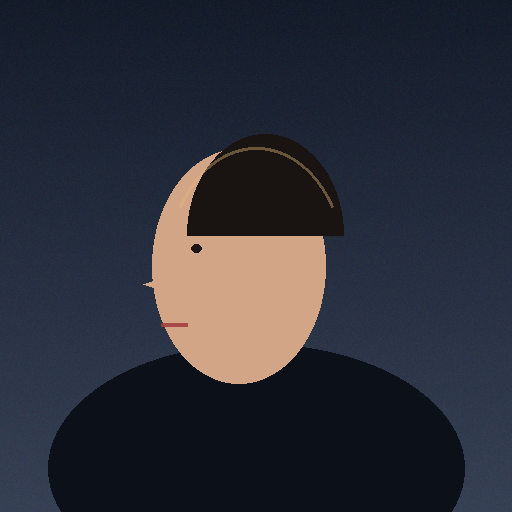
#> input picture character_profiles/max_images_char/ref_1.png, 512 x 512 px
$ python -i color_engine.py   (imports and definitions only)
#> lines starting #> are read from the running program, lines starting #| are printed output that depends on the picture
"""
CineFlow NLE Studio: DaVinci Resolve-Inspired Color Engine
==========================================================
Provides professional primary color grading, 3D LUT transformations, and real-time scopes:
- 3-Way Primary Color Wheels:
    * Lift (Shadows / Pedestal)
    * Gamma (Midtones)
    * Gain (Highlights)
    * Offset (Master color balance)
- Precision Primary Adjustments:
    * Color Temperature (Kelvin -100 to +100)
    * Tint (Green / Magenta -100 to +100)
    * Contrast curve with configurable Pivot
    * Saturation & Vibrance (0 to 200%)
    * Midtone Detail, Highlights & Shadows recovery
- 3D LUT Engine (.cube parser and 7 cinematic presets):
    * Kodak 2383 Film Print
    * Teal & Orange Neo
    * Matrix Green
    * CineLog Film
    * Bleach Bypass
    * Bollywood Warm
    * Moody Noir
- Real-Time Video Scopes:
    * RGB Parade (Red, Green, Blue channel distribution across 0-1023 IRE)
    * Luminance Waveform & Histogram
"""

from __future__ import annotations

import math
import os
from dataclasses import dataclass, field, asdict
from typing import Any, Dict, List, Optional, Tuple, Union

import numpy as np
from PIL import Image


@dataclass
class ColorWheelVector:
    """Represents the 2D chromaticity disc offset (x, y) and 1D master luminance slider."""
    x: float = 0.0  # -1.0 to +1.0 (Red-Cyan / Green-Magenta balance)
    y: float = 0.0  # -1.0 to +1.0 (Blue-Yellow balance)
    master: float = 0.0  # -1.0 to +1.0 (Luminance pedestal/gain/gamma)

    @property
    def angle(self) -> float:
        return math.atan2(self.y, self.x)

    @property
    def magnitude(self) -> float:
        return min(1.0, math.hypot(self.x, self.y))


@dataclass
class ColorGradeSettings:
    """Master color grading parameters for a clip or sequence."""
    lift: ColorWheelVector = field(default_factory=ColorWheelVector)
    gamma: ColorWheelVector = field(default_factory=ColorWheelVector)
    gain: ColorWheelVector = field(default_factory=ColorWheelVector)
    offset: ColorWheelVector = field(default_factory=ColorWheelVector)
    temperature: float = 0.0  # -100.0 (Cool) to +100.0 (Warm)
    tint: float = 0.0  # -100.0 (Green) to +100.0 (Magenta)
    contrast: float = 1.0  # 0.5 to 2.0 (1.0 = neutral)
    pivot: float = 0.435  # Midtone pivot point for contrast curve
    saturation: float = 100.0  # 0 to 200% (100.0 = neutral)
    vibrance: float = 0.0  # -100 to +100
    highlights: float = 0.0  # -100 to +100
    shadows: float = 0.0  # -100 to +100
    midtone_detail: float = 0.0  # -100 to +100
    lut_preset: Optional[str] = None  # e.g. "Kodak 2383 Film Print"

    # [17 lines left out: function to_dict, not called in this run]


class CineColorEngine:
    """
    Production-grade GPU/NumPy accelerated color grading engine.
    Transforms video frames according to DaVinci Resolve color mathematics.
    """

    CINEMATIC_LUTS = {
        "Kodak 2383 Film Print": {
            "description": "Legendary Hollywood 35mm motion picture print stock with rich warm skin tones and deep cyan shadows.",
            "matrix": np.array([[1.08, -0.04, -0.04], [-0.02, 1.04, -0.02], [-0.05, -0.03, 1.12]]),
            "temp_offset": 12.0,
            "contrast_mult": 1.15,
            "sat_mult": 1.05,
        },
        "Teal & Orange Neo": {
            "description": "Modern blockbuster cinematic look pushing shadows toward cryogenic cyan and skin toward electric amber.",
            "matrix": np.array([[1.20, -0.10, -0.10], [-0.05, 1.05, -0.02], [-0.15, 0.05, 1.25]]),
            "temp_offset": 16.0,
            "contrast_mult": 1.22,
            "sat_mult": 1.15,
        },
        "Matrix Green": {
            "description": "Iconic Wachowski dystopian aesthetic with emerald shadow wash and desaturated highlights.",
            "matrix": np.array([[0.85, 0.15, -0.05], [-0.05, 1.25, -0.05], [-0.10, 0.10, 0.90]]),
            "temp_offset": -8.0,
            "contrast_mult": 1.10,
            "sat_mult": 0.88,
        },
        "CineLog Film": {
            "description": "Wide-gamut low-contrast digital log response for extreme highlight and shadow latitude.",
            "matrix": np.array([[0.92, 0.04, 0.04], [0.03, 0.92, 0.05], [0.04, 0.04, 0.92]]),
            "temp_offset": 0.0,
            "contrast_mult": 0.85,
            "sat_mult": 0.90,
        },
        "Bleach Bypass": {
            "description": "High-contrast silver-retention chemical process used in Saving Private Ryan and Fincher thrillers.",
            "matrix": np.array([[1.15, -0.05, -0.10], [-0.05, 1.15, -0.10], [-0.10, -0.10, 1.20]]),
            "temp_offset": -4.0,
            "contrast_mult": 1.35,
            "sat_mult": 0.65,
        },
        "Bollywood Warm": {
            "description": "Vibrant Indian cinema grading with saturated golden hues, rich magenta undertones, and radiant skin tones.",
            "matrix": np.array([[1.18, 0.02, -0.10], [0.02, 1.08, -0.05], [-0.08, -0.02, 1.05]]),
            "temp_offset": 24.0,
            "contrast_mult": 1.12,
            "sat_mult": 1.25,
        },
        "Moody Noir": {
            "description": "High-contrast monochrome classic with velvety blacks and crisp specular silver highlights.",
            "matrix": np.array([[0.299, 0.587, 0.114], [0.299, 0.587, 0.114], [0.299, 0.587, 0.114]]),
            "temp_offset": 0.0,
            "contrast_mult": 1.40,
            "sat_mult": 0.0,
        },
    }

    def __init__(self):
        self.presets = self.CINEMATIC_LUTS

    # [87 lines left out: functions list_lut_presets, apply_color_grade, not called in this run]

    def calculate_rgb_parade(self, frame: np.ndarray, num_bins: int = 128) -> Dict[str, List[int]]:
        """
        Computes the real-time RGB Parade oscilloscope data (0 to 1023 IRE).
        Returns binned histograms for Red, Green, and Blue channels.
        """
        if frame.dtype != np.uint8:
            frame = np.clip(frame * 255.0 if frame.max() <= 1.0 else frame, 0, 255).astype(np.uint8)

        r_hist, _ = np.histogram(frame[..., 0], bins=num_bins, range=(0, 256))
        g_hist, _ = np.histogram(frame[..., 1], bins=num_bins, range=(0, 256))
        b_hist, _ = np.histogram(frame[..., 2], bins=num_bins, range=(0, 256))

        # Normalize to 0-100% relative height
        max_val = max(1, r_hist.max(), g_hist.max(), b_hist.max())
        return {
            "r": (r_hist / max_val * 100).astype(int).tolist(),
            "g": (g_hist / max_val * 100).astype(int).tolist(),
            "b": (b_hist / max_val * 100).astype(int).tolist(),
            "ire_peaks": {
                "r": int(np.percentile(frame[..., 0], 98) / 255.0 * 1023),
                "g": int(np.percentile(frame[..., 1], 98) / 255.0 * 1023),
                "b": int(np.percentile(frame[..., 2], 98) / 255.0 * 1023),
            },
        }

    # [19 lines left out: function calculate_waveform, not called in this run]

>>> import cv2
>>> picture = cv2.imread('../character_profiles/max_images_char/ref_1.png', cv2.IMREAD_GRAYSCALE)
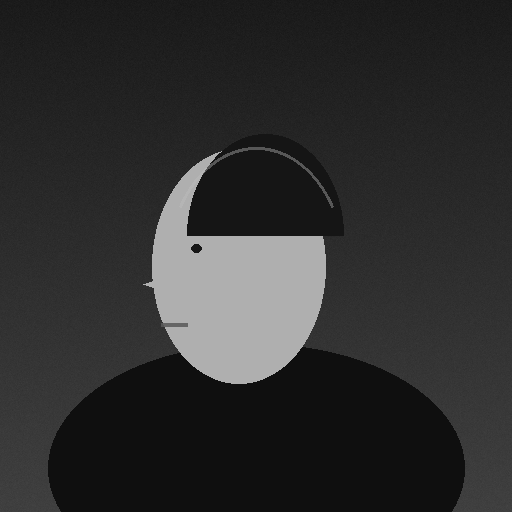
#> picture: shape (512, 512); min 15, max 181, mean 46
>>> result = CineColorEngine().calculate_rgb_parade(picture)
#> in calculate_rgb_parade, `r_hist, _ = np.histogram(frame[..., 0], bins=num_bins, range=(0, 256))`: r_hist = 128 values, max 33 at index 20, min 0 at index 0, mean 4
#> in calculate_rgb_parade, `g_hist, _ = np.histogram(frame[..., 1], bins=num_bins, range=(0, 256))`: g_hist = 128 values, max 33 at index 23, min 0 at index 0, mean 4
#> in calculate_rgb_parade, `b_hist, _ = np.histogram(frame[..., 2], bins=num_bins, range=(0, 256))`: b_hist = 128 values, max 37 at index 16, min 0 at index 0, mean 4
#> in calculate_rgb_parade, `max_val = max(1, r_hist.max(), g_hist.max(), b_hist.max())`: max_val = 37
#> result = 4 items

$ run again, on character_profiles/max_images_char/ref_2.png
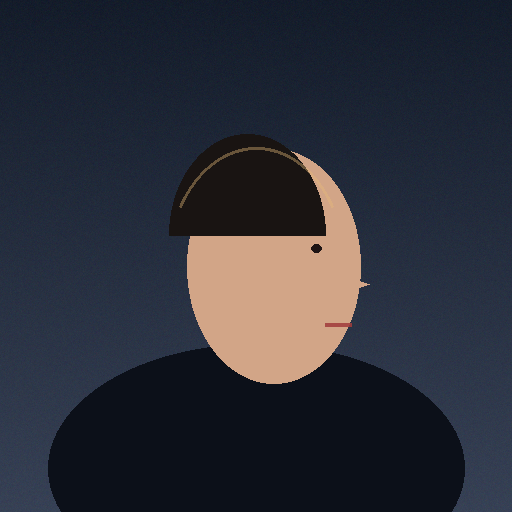
#> input picture character_profiles/max_images_char/ref_2.png, 512 x 512 px
#> `picture = cv2.imread('../character_profiles/max_images_char/ref_1.png'..`:
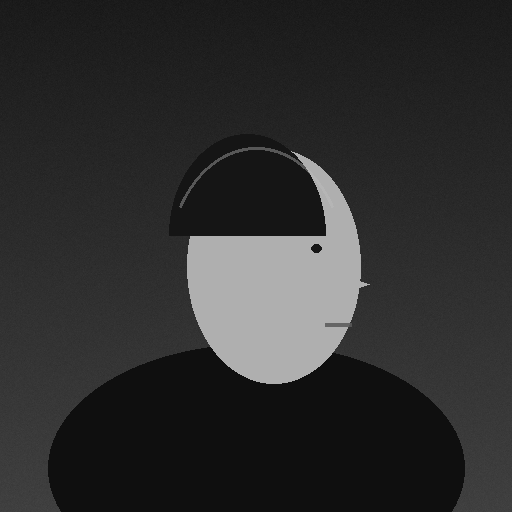
#> picture: shape (512, 512); min 15, max 181, mean 46
#> r_hist = 128 values, max 35 at index 30, min 0 at index 0, mean 4
#> g_hist = 128 values, max 40 at index 29, min 0 at index 0, mean 4
#> b_hist = 128 values, max 35 at index 25, min 0 at index 0, mean 4
#> max_val = 40
#> result = 4 items

$ run again, on character_profiles/max_images_char/ref_3.png
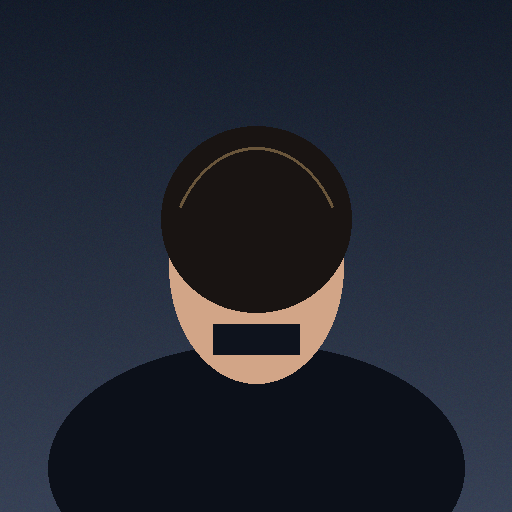
#> input picture character_profiles/max_images_char/ref_3.png, 512 x 512 px
#> `picture = cv2.imread('../character_profiles/max_images_char/ref_1.png'..`:
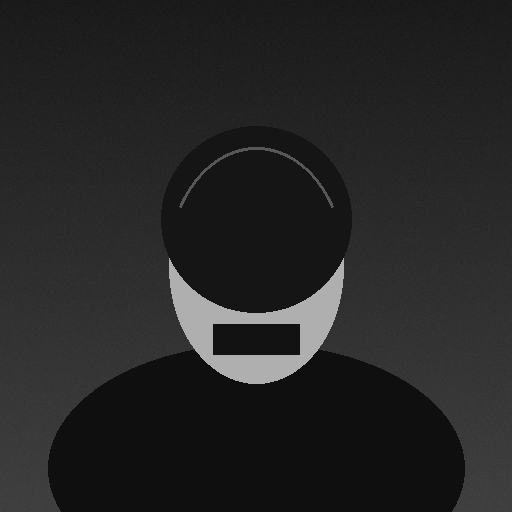
#> picture: shape (512, 512); min 15, max 175, mean 37
#> r_hist = 128 values, max 36 at index 16, min 0 at index 0, mean 4
#> g_hist = 128 values, max 33 at index 19, min 0 at index 0, mean 4
#> b_hist = 128 values, max 35 at index 22, min 0 at index 0, mean 4
#> max_val = 36
#> result = 4 items

$ run again, on character_profiles/max_images_char/ref_4.png
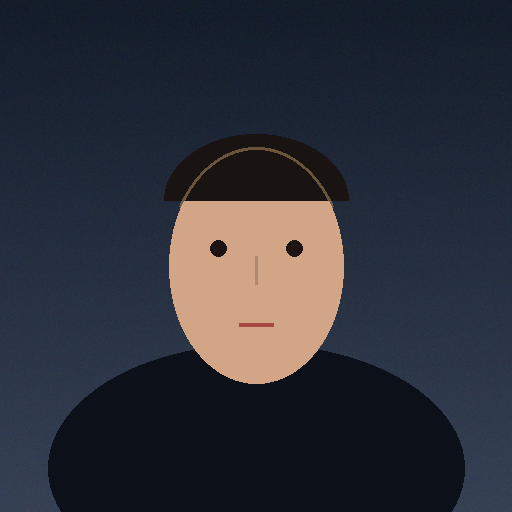
#> input picture character_profiles/max_images_char/ref_4.png, 512 x 512 px
#> `picture = cv2.imread('../character_profiles/max_images_char/ref_1.png'..`:
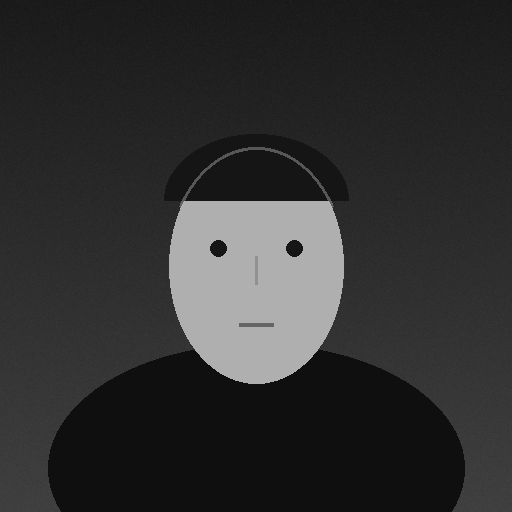
#> picture: shape (512, 512); min 15, max 181, mean 48
#> r_hist = 128 values, max 35 at index 18, min 0 at index 0, mean 4
#> g_hist = 128 values, max 37 at index 15, min 0 at index 0, mean 4
#> b_hist = 128 values, max 42 at index 20, min 0 at index 0, mean 4
#> max_val = 42
#> result = 4 items
